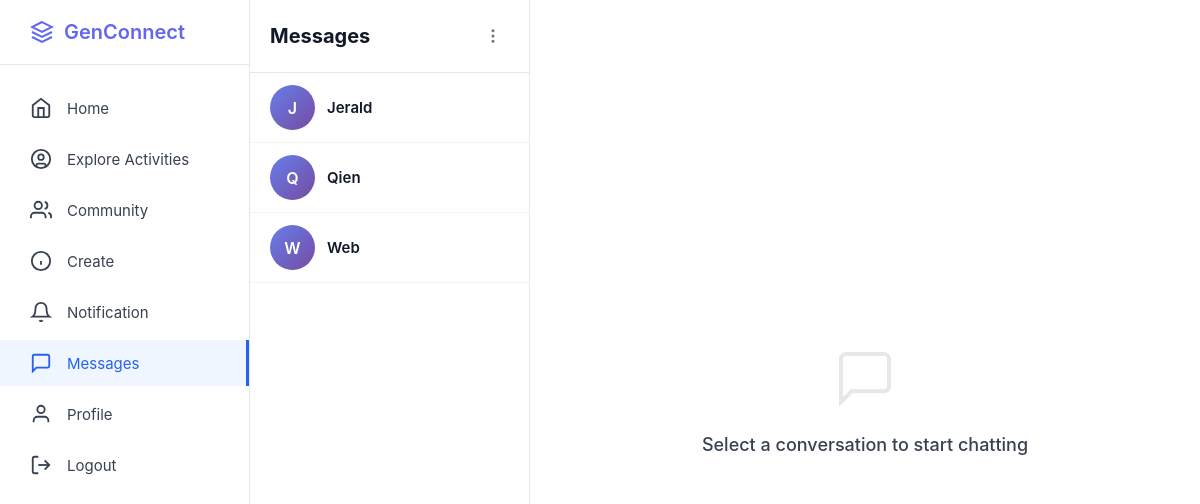
Page /messages (signed in) on the committed database.
### app.py (models this page shows, shortened)
class User(db.Model):
    __tablename__ = 'users'
    id = db.Column(db.Integer, primary_key=True)
    username = db.Column(db.String(80), unique=True, nullable=False)
    email = db.Column(db.String(120), unique=True, nullable=False)
    fullname = db.Column(db.String(100), nullable=True)
    password_hash = db.Column(db.String(255), nullable=False)
    bio = db.Column(db.Text, nullable=True)
    interests = db.Column(db.String(255), nullable=True)
    profile_picture = db.Column(db.String(255), default='default.jpg')
    banner_image = db.Column(db.String(255), default='default_banner.jpg')
    member_type = db.Column(db.String(50), default='Youth Member')
    created_at = db.Column(db.DateTime, default=datetime.utcnow)
    posts = db.relationship('Post', backref='author', lazy=True, cascade='all, delete-orphan')
    comments = db.relationship('Comment', backref='author', lazy=True, cascade='all, delete-orphan')
    likes = db.relationship('Like', backref='user', lazy=True, cascade='all, delete-orphan')
    community_memberships = db.relationship('CommunityMember', backref='user', lazy=True, cascade='all, delete-orphan')
    sent_messages = db.relationship('Message', foreign_keys='Message.sender_id', backref='sender', lazy='dynamic', cascade='all, delete-orphan')
    received_messages = db.relationship('Message', foreign_keys='Message.receiver_id', backref='receiver', lazy='dynamic', cascade='all, delete-orphan')
    contacts_initiated = db.relationship('Contact', foreign_keys='Contact.user_id', backref='user', lazy='dynamic', cascade='all, delete-orphan')
    contacts_received = db.relationship('Contact', foreign_keys='Contact.contact_user_id', backref='contact_user', lazy='dynamic', cascade='all, delete-orphan')
    followers = db.relationship('Follow', foreign_keys='Follow.followed_id', backref='followed_user', lazy='dynamic', cascade='all, delete-orphan')
    following = db.relationship('Follow', foreign_keys='Follow.follower_id', backref='follower_user', lazy='dynamic', cascade='all, delete-orphan')
    def get_contacts(self):
        contacts = Contact.query.filter(or_(and_(Contact.user_id == self.id, Contact.status == 'accepted'), and_(Contact.contact_user_id == self.id, Contact.status == 'accepted'))).all()
        contact_users = []
        for contact in contacts:
            if contact.user_id == self.id: contact_users.append(contact.contact_user)
            else: contact_users.append(contact.user)
        return contact_users

class Community(db.Model):
    __tablename__ = 'communities'
    id = db.Column(db.Integer, primary_key=True)
    name = db.Column(db.String(100), nullable=False)
    description = db.Column(db.Text, nullable=True)
    image_url = db.Column(db.String(255), nullable=True)
    creator_id = db.Column(db.Integer, db.ForeignKey('users.id'), nullable=False)
    created_at = db.Column(db.DateTime, default=datetime.utcnow)
    memberships = db.relationship('CommunityMember', backref='community', lazy=True, cascade='all, delete-orphan')

### app.py (the view)
@app.route('/messages')
def messages():
    if 'user_id' not in session: return redirect(url_for('login'))
    current_user = User.query.get(session['user_id'])
    if not current_user: return redirect(url_for('login'))
    contacts = current_user.get_contacts()
    groups = Community.query.join(CommunityMember).filter(CommunityMember.user_id == current_user.id).all()
    conversations = []
    for c in contacts: conversations.append({'id': c.id, 'name': c.username, 'is_group': False})
    for g in groups: conversations.append({'id': g.id, 'name': g.name, 'is_group': True})
    return render_template('messages.html', conversations=conversations, current_user=current_user, contacts=contacts)

### templates/messages.html (shortened to what this page needs)
<!DOCTYPE html>
<html lang="en">
<head>
</head>
<body>
<div class="container">
    <aside class="sidebar">
        <div class="sidebar-logo">
            <a href="/" class="logo">
                <svg width="24" height="24" viewBox="0 0 24 24" fill="none" stroke="currentColor" stroke-width="2"><path d="M12 2L2 7l10 5 10-5-10-5z"/><path d="M2 17l10 5 10-5"/><path d="M2 12l10 5 10-5"/></svg><span>GenConnect</span>
            </a>
        </div>
        <ul class="sidebar-nav">
            <li><a href="/home"><svg width="22" height="22" viewBox="0 0 24 24" fill="none" stroke="currentColor" stroke-width="2"><path d="m3 9 9-7 9 7v11a2 2 0 0 1-2 2H5a2 2 0 0 1-2-2z"/><polyline points="9 22 9 12 15 12 15 22"/></svg><span>Home</span></a></li>
            <li><a href="#"><svg width="22" height="22" viewBox="0 0 24 24" fill="none" stroke="currentColor" stroke-width="2"><circle cx="12" cy="12" r="10"/><circle cx="12" cy="10" r="3"/><path d="M7 20.662V19a2 2 0 0 1 2-2h6a2 2 0 0 1 2 2v1.662"/></svg><span>Explore Activities</span></a></li>
            <li><a href="#"><svg width="22" height="22" viewBox="0 0 24 24" fill="none" stroke="currentColor" stroke-width="2"><path d="M17 21v-2a4 4 0 0 0-4-4H5a4 4 0 0 0-4 4v2"/><circle cx="9" cy="7" r="4"/><path d="M23 21v-2a4 4 0 0 0-3-3.87"/><path d="M16 3.13a4 4 0 0 1 0 7.75"/></svg><span>Community</span></a></li>
            <li><a href="#"><svg width="22" height="22" viewBox="0 0 24 24" fill="none" stroke="currentColor" stroke-width="2"><circle cx="12" cy="12" r="10"/><line x1="12" y1="16" x2="12" y2="12"/><line x1="12" y1="8" x2="12.01" y2="8"/></svg><span>Create</span></a></li>
            <li><a href="/notifications"><svg width="22" height="22" viewBox="0 0 24 24" fill="none" stroke="currentColor" stroke-width="2"><path d="M18 8A6 6 0 0 0 6 8c0 7-3 9-3 9h18s-3-2-3-9"/><path d="M13.73 21a2 2 0 0 1-3.46 0"/></svg><span>Notification</span></a></li>
            <li><a href="/messages" class="active"><svg width="22" height="22" viewBox="0 0 24 24" fill="none" stroke="currentColor" stroke-width="2"><path d="M21 15a2 2 0 0 1-2 2H7l-4 4V5a2 2 0 0 1 2-2h14a2 2 0 0 1 2 2z"/></svg><span>Messages</span></a></li>
            <li><a href="/profile"><svg width="22" height="22" viewBox="0 0 24 24" fill="none" stroke="currentColor" stroke-width="2"><path d="M20 21v-2a4 4 0 0 0-4-4H8a4 4 0 0 0-4 4v2"/><circle cx="12" cy="7" r="4"/></svg><span>Profile</span></a></li>
            <li><a href="/logout"><svg width="22" height="22" viewBox="0 0 24 24" fill="none" stroke="currentColor" stroke-width="2"><path d="M9 21H5a2 2 0 0 1-2-2V5a2 2 0 0 1 2-2h4"/><polyline points="16 17 21 12 16 7"/><line x1="21" y1="12" x2="9" y2="12"/></svg><span>Logout</span></a></li>
        </ul>
    </aside>
    <div class="messages-container">
        <div class="conversations-sidebar">
            <div class="conversations-header">
                <h2>Messages</h2>
                <div class="header-icon" id="conversationMenuBtn" title="More Options" onclick="toggleDropdown('conversationMenu')"><svg width="18" height="18" viewBox="0 0 24 24" fill="none" stroke="currentColor" stroke-width="2"><circle cx="12" cy="12" r="1"/><circle cx="12" cy="5" r="1"/><circle cx="12" cy="19" r="1"/></svg></div>
            </div>
            <div class="conversations-list">
                {% if conversations %}
                    {% for conv in conversations %}
                    <a href="/messages/{{ conv.id }}?is_group={{ 'true' if conv.is_group else 'false' }}" class="conversation-item">
                        <div class="conversation-avatar">{{ conv.name[0].upper() }}</div>
                        <div class="conversation-name">{{ conv.name }}</div>
                    </a>
                    {% endfor %}
                {% else %}
                    <div style="padding: 20px; text-align: center; color: #9ca3af;">No conversations yet.</div>
                {% endif %}
            </div>
        </div>
        <div class="empty-state">
            <div class="empty-icon">
                <svg viewBox="0 0 24 24" fill="none" stroke="currentColor" stroke-width="1.5"><path d="M21 15a2 2 0 0 1-2 2H7l-4 4V5a2 2 0 0 1 2-2h14a2 2 0 0 1 2 2z"/></svg>
            </div>
            <div class="empty-text">Select a conversation to start chatting</div>
        </div>
    </div>
</div>
</body>
</html>

### templates/messages.html (style rules this page uses)
* { margin: 0; padding: 0; box-sizing: border-box; }
body { font-family: -apple-system, BlinkMacSystemFont, 'Segoe UI', Roboto, sans-serif; background-color: #f5f5f5; }
.container { display: flex; height: 100vh; }
.sidebar { position: fixed; left: 0; top: 0; width: 250px; height: 100vh; background-color: white; border-right: 1px solid #e5e7eb; padding: 20px 0; z-index: 100; }
.sidebar-logo { padding: 0 30px 20px; border-bottom: 1px solid #e5e7eb; margin-bottom: 20px; }
.logo { display: flex; align-items: center; gap: 10px; font-size: 20px; font-weight: 600; color: #6366f1; text-decoration: none; }
.sidebar-nav { list-style: none; }
.sidebar-nav li { margin: 5px 0; }
.sidebar-nav a { display: flex; align-items: center; gap: 15px; padding: 12px 30px; text-decoration: none; color: #374151; transition: all 0.2s; font-size: 15px; }
.sidebar-nav a.active { background-color: #eff6ff; color: #2563eb; border-right: 3px solid #2563eb; }
.sidebar-nav svg { width: 22px; height: 22px; }
.messages-container { margin-left: 250px; flex: 1; display: flex; height: 100vh; background-color: #f9fafb; }
.conversations-sidebar { width: 280px; background: white; border-right: 1px solid #e5e7eb; display: flex; flex-direction: column; position: relative; }
.conversations-header { padding: 20px; border-bottom: 1px solid #e5e7eb; display: flex; justify-content: space-between; align-items: center; }
.conversations-header h2 { font-size: 20px; font-weight: 700; color: #111827; }
.header-icon { width: 32px; height: 32px; border-radius: 50%; display: flex; align-items: center; justify-content: center; cursor: pointer; transition: background-color 0.2s; color: #6b7280; }
.conversations-list { flex: 1; overflow-y: auto; }
.conversation-item { display: flex; align-items: center; gap: 12px; padding: 12px 20px; border-bottom: 1px solid #f3f4f6; text-decoration: none; color: inherit; cursor: pointer; }
.conversation-avatar { width: 45px; height: 45px; border-radius: 50%; background: linear-gradient(135deg, #667eea 0%, #764ba2 100%); display: flex; align-items: center; justify-content: center; color: white; font-weight: 600; font-size: 16px; flex-shrink: 0; }
.conversation-name { font-weight: 600; color: #111827; font-size: 15px; }
.empty-state { flex: 1; display: flex; flex-direction: column; align-items: center; justify-content: center; color: #6b7280; background: white; }
.empty-icon svg { width: 64px; height: 64px; color: #e5e7eb; margin-bottom: 20px; }
.empty-text { font-size: 18px; font-weight: 500; color: #374151; }

### rows in the picture
User: username "J", name "Jerald"
User: username "Q", name "Qien"
Community: name "W", name "Web"
